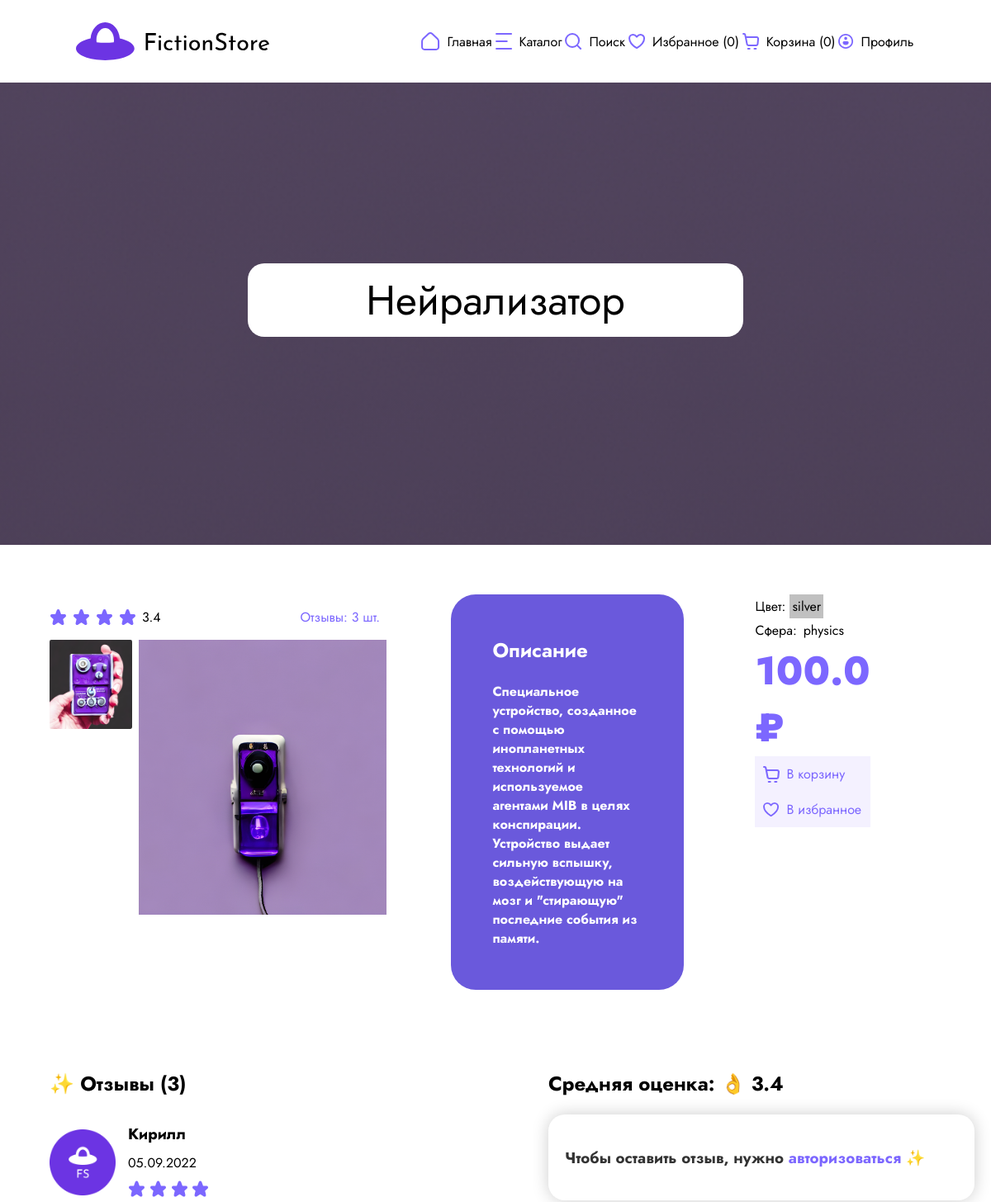
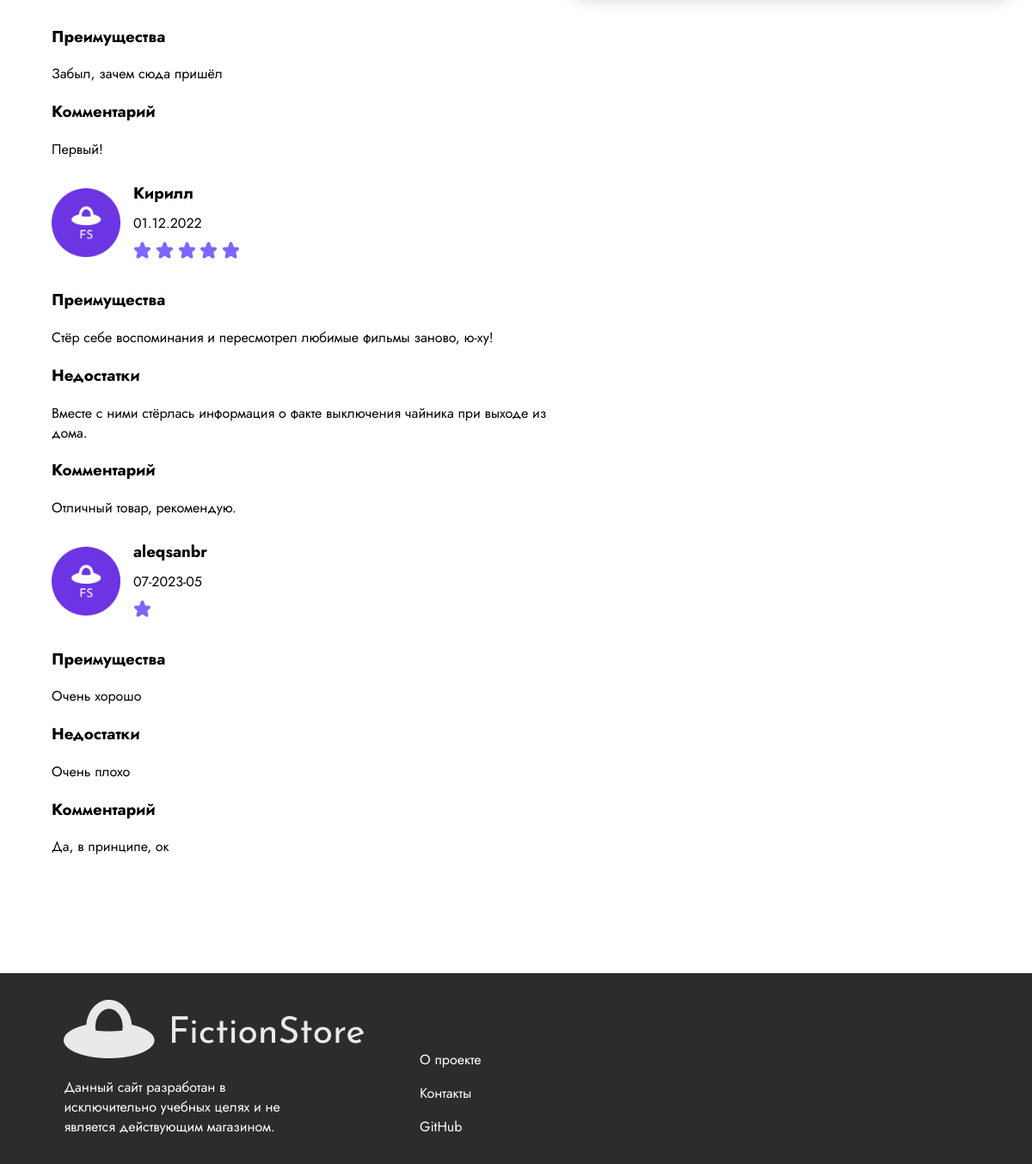
Page /product?id=1 on the committed database (2 pictures, top to bottom).
### app/models.py (models this page shows)
class Item(db.Model):
    __tablename__ = "item"
    id              = db.Column(db.Integer, primary_key=True)
    title           = db.Column(db.String(100), nullable=False)
    price           = db.Column(db.Float, nullable=False)
    description     = db.Column(db.String(1000), nullable=False)
    images          = db.Column(db.JSON) # [ "str", ... ]
    colors          = db.Column(db.JSON) # [ "str", ... ]
    science         = db.Column(db.JSON) # [ "str", ... ]
    comments        = db.relationship("Comment", backref="item")

class Comment(db.Model):
    __tablename__ = "comment"
    id          = db.Column(db.Integer, primary_key=True)
    user_id     = db.Column(db.Integer, db.ForeignKey('user.id'))
    item_id     = db.Column(db.Integer, db.ForeignKey('item.id'))
    date        = db.Column(db.String(10), nullable=False) # "day.month.year"
    score       = db.Column(db.Integer, nullable=False)
    pros        = db.Column(db.String(400))
    cons        = db.Column(db.String(400))
    text        = db.Column(db.String(800))

class User(db.Model):
    __tablename__ = "user"
    id          = db.Column(db.Integer, primary_key=True)
    email       = db.Column(db.String(100), nullable=False, unique=True)
    password    = db.Column(db.String(100), nullable=False)
    token       = db.Column(db.String(100), nullable=False, unique=True)
    name        = db.Column(db.String(50), nullable=False)
    surname     = db.Column(db.String(50))
    comments    = db.relationship("Comment", backref="user")
    basket      = db.relationship("Item", secondary=basket, backref=db.backref('users_have_basket'))
    favourites  = db.relationship("Item", secondary=favourites, backref=db.backref('users_have_fav'))

### app/controllers.py (the view)
@app.route('/product', methods=['GET', 'POST'])
def product():
    id = request.args.get('id')
    if not id or not (item := db.session.query(Item).filter(Item.id == id).first()):
        return redirect('404', code=404), {"Refresh": "0; url=/404"}
    user = authToken(request)
    favs_len, basket_len = favs_basket_len(user, request.cookies)
    if (score := request.form.get('score')) and score.isdigit() and \
       (score := int(score)) and score < 6 and score > 0:
            pros = request.form.get('pros')
            cons = request.form.get('cons')
            text = request.form.get('text')
            item.comments.append(Comment(user_id=user.id, date=datetime.today().strftime('%d-%Y-%m'),
                                        score=int(score), pros=pros, cons=cons, text=text))
            db.session.commit()
            return redirect('/product?id='+id)
    average = 0
    if item.comments:
        for comment in item.comments:
            average += comment.score
        average /= len(item.comments)
    if user:
        in_fav = user.favourites.count(item) != 0
        in_basket = user.basket.count(item) != 0
    else:
        in_fav = (favourites := request.cookies.get('favourites')) and id+',' in favourites
        in_basket = (basket := request.cookies.get('basket')) and id+',' in basket
    return render_template('product.html', favs_len=favs_len, basket_len=basket_len,
                           item=item, in_fav=in_fav, in_basket=in_basket,
                           average=average, user=user)

### app/controllers.py (called while the page is built)
def authToken(request):
    token = request.cookies.get('token')
    if token and (user := db.session.query(User).filter_by(token=token).first()):
        return user
    return False

def favs_basket_len(user, cookies):
    if user:
        return len(user.favourites), len(user.basket)
    return len(cookies.get('favourites') or "")//2, len(cookies.get('basket') or "")//2

### app/templates/product.html (shortened to what this page needs)
{% extends 'base.html' %}
{% block content %}
<main class="product-main">
    <h1>{{ item.title }}</h1>
</main>
<div class="item-container">
    <span class="flexspan" style="width:100%;">
        <div class="product item-column1">
        <div class="starsfavimgs">
            <span class="starsnfav">
                <span class="item-stars">
                    {% if item.comments %}
                        {% for _ in range (average | round(0, 'ceil') | int) %}
                            <img src="static/img/gui/star.svg" alt="">
                        {% endfor %}
                        <p>{{ average | round(1, 'ceil') }}</p>
                    {% endif %}
                </span>
                <a href="#reviews">Отзывы: {{ item.comments|length }} шт.</a>
            </span>
            <span class="item-imgs">
                <div class="additional">
                    {% for image in item.images[1:] %}
                        <img preview src="/static/img/items/{{ image }}" width="100" height="108">
                    {% endfor %}
                </div>
                <img preview src="/static/img/items/{{ item.images.0 }}" width="300" height="333">
            </span>
        </div>
        </div>
    <aside class="item-column3 product description">
        <h2><b>Описание</b></h2>
        <h4>{{ item.description }}</h4>
    </aside>
        <aside class="item-column2 product">
        <div class="characteristics">
            <div class="characteristic">
                <span style="padding-top: 3px">Цвет:</span>
                {% for color in item.colors %}
                    <span style="background: {{ color }}; padding: 3px; margin-left: 5px">{{ color }}</span>
                {% endfor %}
            </div>
            <div class="characteristic">
                <span style="padding-top: 3px">Сфера:</span>
                    <span style="padding: 3px; margin-left: 5px">
                        {% for sci in item.science %} {{ sci }} {% endfor %}
                    </span>
            </div>
            <div class="price-label">{{ item.price }} ₽</div>
            <div class="favcart" id="basketBox">
                {% if in_basket %}
                    <input type="checkbox" id="basket" checked>
                    <img style="color: rgba(124, 103, 255, 1)" src="static/img/gui/cart.svg">
                    <label for="basket">В корзине</label>
                {% else %}
                    <img style="color: rgba(124, 103, 255, 1)" src="static/img/gui/cart.svg">
                    <label for="basket">В корзину</label>
                {% endif %}
            </div>
            <div class="favcart" id="favBox">
                {% if in_fav %}
                    <input type="checkbox" id="fav" checked>
                    <img src="static/img/gui/favourite.svg">
                    <label for="fav">В избранном</label>
                {% else %}
                    <img src="static/img/gui/favourite.svg">
                    <label for="fav">В избранное</label>
                {% endif %}
            </div>
        </div>
        </aside>
    </span>
    <span class="reviews-container">
        <aside class="reviews-texts">
            <div id="reviews" class="reviews">
                <h2>✨ Отзывы ({{ item.comments|length }})</h2>
                {% for comment in item.comments %}
                    <span class="review-head">
                        <img class="reviewer-pic" src="static/img/gui/favicon.ico">
                        <div class="reviewer-name">
                            <h3>{{ comment.user.name }} </h3>
                            <p>{{ comment.date }}</p>
                            {% for _ in range(comment.score | int) %}
                                <img src="static/img/gui/star.svg" alt="">
                            {% endfor %}
                        </div>
                    </span>
                    {% if comment.pros %}
                        <h3>Преимущества</h3>
                        <p>{{ comment.pros }}</p>
                    {% endif %}
                    {% if comment.cons %}
                        <h3>Недостатки</h3>
                        <p>{{ comment.cons }}</p>
                    {% endif %}
                    {% if comment.text %}
                        <h3>Комментарий</h3>
                        <p>{{ comment.text }} </p>
                    {% endif %}
                {% endfor %}
            </div>
        </aside>
        <div class="catalog">
            <h2>Средняя оценка:
                {% set vars = {'rate': average | round(1, 'ceil') } %}
                {% if vars['rate'] == 0 %}
                    <o style="font-weight: 400">ещё не оценено</o> 🙈
                {% elif vars['rate'] <= 2 %}
                    👎 {{ vars['rate'] }}
                {% elif vars['rate'] < 4 %}
                    👌 {{ vars['rate'] }}
                {% else %}
                    👍 {{ vars['rate'] }}
                {% endif %}
            </h2>
            <div class="itemcomm_body">
                {% if user %}
                    <form method="post" class="itemcomm_form">
                    <h3 class="itemcomm_title">😉 Оставьте свой отзыв, {{ user.name }}</h3>
                    <div class="itemcomm_formgroup">
                        <label for="itemcomm_pros" class="itemcomm_label">Преимущества:</label>
                        <textarea name="pros" id="itemcomm_pros" rows="5"
                                  class="itemcomm_input itemcomm_textarea"></textarea>
                        <label for="itemcomm_cons" class="itemcomm_label">Недостатки:</label>
                        <textarea name="cons" id="itemcomm_cons" rows="5"
                                  class="itemcomm_input itemcomm_textarea"></textarea>
                    </div>
                    <label for="itemcomm_comment" class="itemcomm_label">Комментарий:</label>
                    <textarea name="text" id="itemcomm_comment" rows="10"
                              class="itemcomm_input itemcomm_textarea"></textarea>
                    <label for="itemcomm_rating" class="itemcomm_label">Общая оценка:</label>
                    <input type="number" name="score" id="itemcomm_rating" min="1" max="5" value="5"
                           class="itemcomm_input itemcomm_number"/>
                    <input type="submit" value="Отправить" class="itemcomm_submit"/>
                </form>
                {% else %}
                    <div class="itemcomm_form">
                    <h3 class="itemcomm_title">Чтобы оставить отзыв, нужно <a href="/login">авторизоваться</a> ✨</h3>
                </div>
                {% endif %}
            </div>
        </div>
    </span>
</div>
{% endblock %}

### app/static/styles/style.css (style rules this page uses)
body, html { margin: 0; overflow-x: hidden; }
* { font-family: 'Jost', sans-serif; }
.characteristic { display: flex; flex-direction: row; }
.itemcomm_title { color: #333; }
.itemcomm_form { margin: 0 auto; background-color: #fff; padding: 20px; box-shadow: 0px 0px 20px rgba(0, 0, 0, 0.2); border-radius: 20px; }
.starsnfav { display: flex; align-items: center; justify-content: space-between; }
.description { padding: 30px 50px; background: rgb(106, 89, 220); border-radius: 30px; max-width: 25%; justify-content: center; }
.description { color: white; }
.favcart { align-items: center; display: flex; color: rgba(124, 103, 255, 1); padding: 10px; background: rgba(244, 241, 255, 1); }
.favcart img { padding-right: 8px; width: 20px; }
.favcart label:before { display: none; }
.price-label { color: rgba(124, 103, 255, 1); font-weight: 800; font-size: 300%; }
.reviews-container { margin-top: 7%; }
.review-head { display: flex; flex-direction: row; align-items: center; }
.reviewer-pic { width: 80px; height: 80px; margin-right: 15px; }
.reviewer-name { margin-top: 10px; }
.reviewer-name h3, .reviewer-name img, .reviewer-name p { margin: 0 0 10px; }
a { text-decoration: none; color: rgba(124, 103, 255, 1); }
.item-stars img { padding-right: 7px; }
@media (min-width: 900px) { .reviews-texts { width: 55%; margin-right: 10px; } }
@media (min-width: 900px) { .item-column2 { width: 60%; } }
@media (min-width: 900px) { .item-container { margin: 5%; } }
@media (min-width: 900px) { .itemcomm_form { width: 100%; } }
@media (min-width: 900px) { span { display: flex; flex-direction: row; } }
@media (min-width: 900px) { main { height: 70vh; background: url(../img/gui/kruzhochki.svg); background-position: center; background-repeat: no-repeat; background-attachment: scroll; margin-top: 0; display: flex; flex-direction: column; justify-content: center; align-items: center; background-color: #E6E6E6; } }
@media (min-width: 900px) { main > h1 { margin-top: 0; width: 50%; text-align: center; font-size: 50px; font-weight: 400; } }
@media (min-width: 900px) { input, label { display: inline-block; } }
@media (min-width: 900px) { label:before { display: inline-block; width: 1em; height: 1em; flex-shrink: 0; flex-grow: 0; border: 1px solid #adb5bd; border-radius: 0.25em; margin-left: -1em; margin-right: 0.5em; background-repeat: no-repeat; background-position: center center; background-size: 50% 50%; margin-top: 8px; } }
@media (min-width: 900px) { .product { display: inline-block; margin-right: 8%; } }
@media (min-width: 900px) { .additional { width: 100%; display: flex; flex-direction: column; margin-right: 2%; } }
@media (min-width: 900px) { .additional > img { margin-bottom: 2%; border-radius: 2%; } }
html, body { max-width: 100%; overflow-x: hidden; }
img.preview { object-fit: cover; transition: all 0.2s ease-in-out; }

### rows in the picture
Item: title "Нейрализатор", description "Специальное устройство, созданное с помощью инопланетных технологий и используемое агентами MIB в целях конспирации. Устройство выдает сильную вспышку, воздействующую на мозг и \"стирающую\" последние события из памяти.", price "100.0"
Comment: user.name "Кирилл", date "05.09.2022", score 4 (drawn), pros "Забыл, зачем сюда пришёл", text "Первый!"
Comment: user.name "Кирилл", date "01.12.2022", score 5 (drawn), pros "Стёр себе воспоминания и пересмотрел любимые фильмы заново, ю-ху!", cons "Вместе с ними стёрлась информация о факте выключения чайника при выходе из дома.", text "Отличный товар, рекомендую."
Comment: user.name "aleqsanbr", date "07-2023-05", score 1 (drawn), pros "Очень хорошо", cons "Очень плохо", text "Да, в принципе, ок"

### other values in the picture
{{ favs_len }} "0"
{{ basket_len }} "0"
{{ average | round(1, 'ceil') }} "3.4"
{{ item.comments|length }} "3"
{{ color }} "silver"
{{ sci }} "physics"
{{ vars['rate'] }} "3.4"
